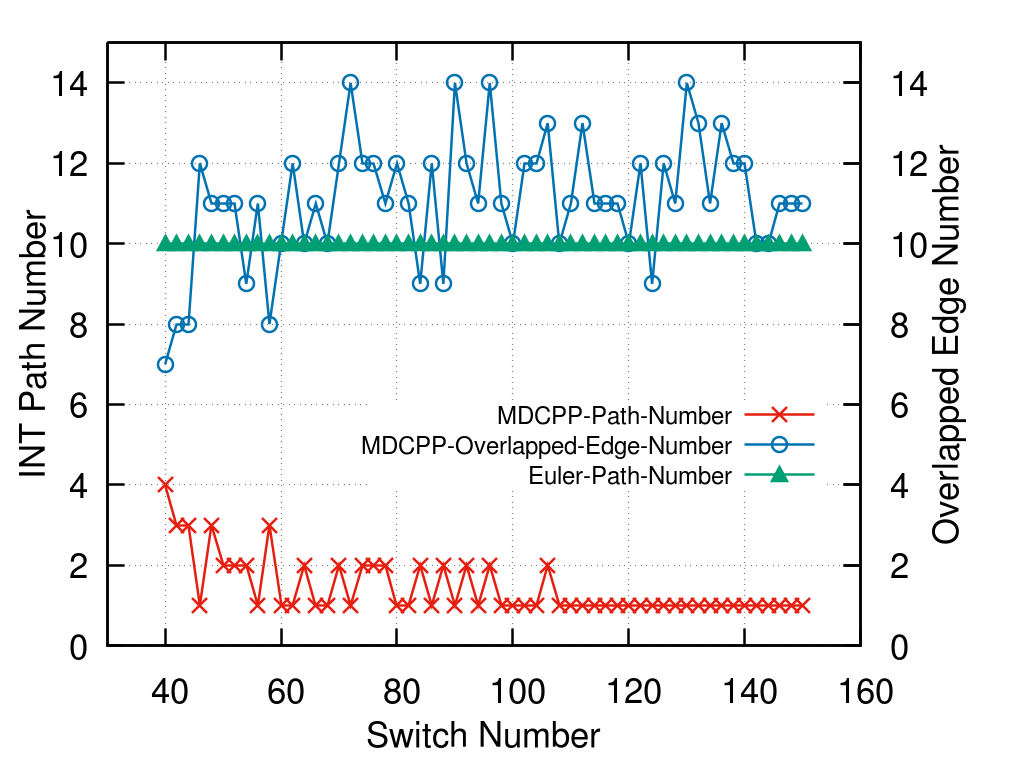

The script that saved this image:
reset
set key center at 75, 5

set size ratio 0.8


set grid

set xlabel "Switch Number" offset 0,0.5
set ylabel "INT Path Number" offset 2.2,0
set y2label "Overlapped Edge Number" offset -1.7,0

set key left
set key font ",18"
set y2tics
set yrange [0:15]
set y2range [0:15]
set xrange [30:160]
set xtics 0,20,160
plot 'data3.txt' using 1:2 title"MDCPP-Path-Number" with linespoints ls 7 pt 2 pointsize 2.5,\
'data3.txt' using 1:3 title"MDCPP-Overlapped-Edge-Number" with linespoints ls 6 pointsize 2.5 axes x1y2,\
'data3.txt' using 1:4 title"Euler-Path-Number" with linespoints ls 8 pt 9 lc 10 pointsize 2.5

set terminal pngcairo size 1024,768 color solid linewidth 2.5 font "Helvetica,26"
set output "figure3.png"

replot

set output
